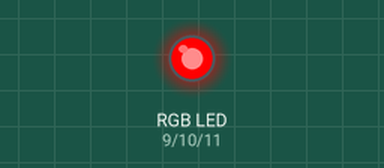
This sketch was run on a simulated Arduino Uno, built with avr-gcc and run on an emulated ATmega328P. Parts: an RGB LED mixed from three pins (HIGH = lit).

Above: at 0.1 s.
At 1.4 s:
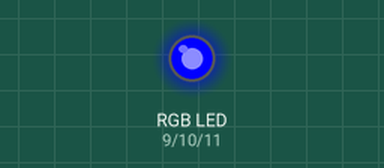
At 2.2 s:
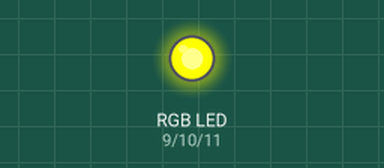
At 7.3 s:
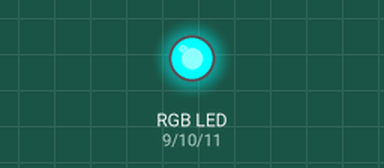
At 8.1 s:
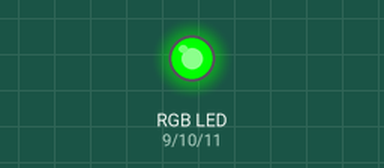
At 15.1 s:
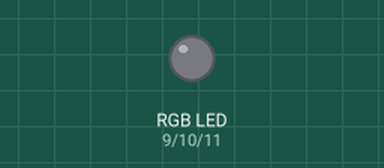
Timing chart, 0 to 16.6 s (numbered marks = the images above):
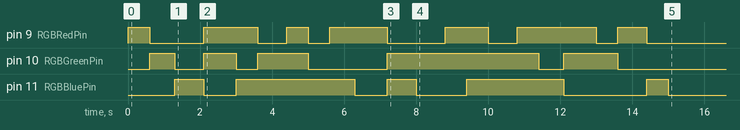

Measured:
- by itself, pin 9 (RGBRedPin): LOW → HIGH at 0.00 s, → LOW 0.60 s later, → HIGH 1.5 s later, → LOW 1.5 s later, … (14 changes in this stretch)
- by itself, pin 10 (RGBGreenPin): LOW → HIGH at 0.60 s, → LOW 0.70 s later, → HIGH 0.80 s later, → LOW 0.90 s later, … (10 changes in this stretch)
- by itself, pin 11 (RGBBluePin): LOW → HIGH at 1.3 s, → LOW 0.80 s later, → HIGH 0.90 s later, → LOW 3.3 s later, … (10 changes in this stretch)

The sketch:

lab2_level2.ino
```cpp
// C++ code
// Emre YILMAZ
int RGBRedPin = 9;    //The red RGB LED is connected pin 9 of the Arduino.
int RGBGreenPin = 10; //The green RGB LED is connected pin 10 of the Arduino.
int RGBBluePin = 11;  //The blue RGB LED is connected pin 11 of the Arduino.
int time1 = 600; // Set to 600 millisecond
int time2 = 700; // Set to 700 millisecond
int time3 = 800; // Set to 800 millisecond
int time4 = 900; // Set to 900 millisecond
void setup() { //The Setup function runs once.
  pinMode(RGBRedPin, OUTPUT);    //Setup red RGB LED pin as an output pin.
  pinMode(RGBGreenPin, OUTPUT);  //Setup green RGB LED pin as an output pin.
  pinMode(RGBBluePin, OUTPUT);   //Setup blue RGB LED pin as an output pin.
}
void loop() { //The loop function runs forever.
  //Display Red
  digitalWrite(RGBRedPin, HIGH); //Turn on Red
  delay(time1);               //Wait for 600 millisecond
  digitalWrite(RGBRedPin, LOW);  //Turn off Red
  //Display Green
  digitalWrite(RGBGreenPin, HIGH); //Turn on Green
  delay(time2);               //Wait for 700 millisecond
  digitalWrite(RGBGreenPin, LOW);  //Turn off Green
  //Display Blue
  digitalWrite(RGBBluePin, HIGH); //Turn on Blue
  delay(time3);               //Wait for 800 millisecond
  digitalWrite(RGBBluePin, LOW);  //Turn off Blue
  //Display Yellow
  digitalWrite(RGBRedPin, HIGH); //Turn on Red
  digitalWrite(RGBGreenPin, HIGH); // Turn on Green
  delay(time4);					// Wait for 900 millisecond
  digitalWrite(RGBRedPin, LOW); //Turn on Red
  digitalWrite(RGBGreenPin, LOW); // Turn on Green
  //Display Magenta
  digitalWrite(RGBRedPin, HIGH); //Turn on Red
  digitalWrite(RGBBluePin, HIGH); //Turn on Blue
  delay(time1);					 // Wait for 600 millisecond
  digitalWrite(RGBRedPin, LOW); // Turn off Red
  digitalWrite(RGBBluePin, LOW); // Turn off Blue
  //Display Cyan
  digitalWrite(RGBBluePin, HIGH); //Turn on Blue
  digitalWrite(RGBGreenPin, HIGH); //Turn on Green
  delay(time3);				   // Wait for 800 millisecond
  digitalWrite(RGBBluePin, LOW); //Turn off Blue
  digitalWrite(RGBGreenPin, LOW); //Turn off Green
  //Display White
  digitalWrite(RGBRedPin, HIGH); //Turn on Red
  digitalWrite(RGBBluePin, HIGH); //Turn on Blue
  digitalWrite(RGBGreenPin, HIGH); //Turn on Green
  delay(time1); 				//Wait for 600 millisecond -- 5 SECOND
  digitalWrite(RGBRedPin, LOW); //Turn off Red
  digitalWrite(RGBBluePin, LOW);// Turn off Blue
  digitalWrite(RGBGreenPin, LOW);// Turn off Green
  //Display Blue
  digitalWrite(RGBBluePin, HIGH); //Turn on Blue
  delay(time1);               //Wait for 600 millisecond
  digitalWrite(RGBBluePin, LOW);  //Turn off Blue
  //Display Magenta
  digitalWrite(RGBRedPin, HIGH); //Turn on Red
  digitalWrite(RGBBluePin, HIGH); //Turn on Blue
  delay(time2);					 // Wait for 700 millisecond
  digitalWrite(RGBRedPin, LOW); // Turn off Red
  digitalWrite(RGBBluePin, LOW); // Turn off Blue
  //Display Red
  digitalWrite(RGBRedPin, HIGH); //Turn on Red
  delay(time4);               //Wait for 900 millisecond
  digitalWrite(RGBRedPin, LOW);  //Turn off Red
  //Display Cyan
  digitalWrite(RGBBluePin, HIGH); //Turn on Blue
  digitalWrite(RGBGreenPin, HIGH); //Turn on Green
  delay(time3);				   // Wait for 800 millisecond
  digitalWrite(RGBBluePin, LOW); //Turn off Blue
  digitalWrite(RGBGreenPin, LOW); //Turn off Green
  //Display Green
  digitalWrite(RGBGreenPin, HIGH); //Turn on Green
  delay(time3);               //Wait for 800 millisecond
  digitalWrite(RGBGreenPin, LOW);  //Turn off Green
  //Display Yellow
  digitalWrite(RGBRedPin, HIGH); //Turn on Red
  digitalWrite(RGBGreenPin, HIGH); // Turn on Green
  delay(time1);					// Wait for 600 millisecond
  digitalWrite(RGBRedPin, LOW); //Turn on Red
  digitalWrite(RGBGreenPin, LOW); // Turn on Green
  //Display White
  digitalWrite(RGBRedPin, HIGH); //Turn on Red
  digitalWrite(RGBBluePin, HIGH); //Turn on Blue
  digitalWrite(RGBGreenPin, HIGH); //Turn on Green
  delay(time1); 				//Wait for 600 millisecond -- 10 SECOND
  digitalWrite(RGBRedPin, LOW); //Turn off Red
  digitalWrite(RGBBluePin, LOW);// Turn off Blue
  digitalWrite(RGBGreenPin, LOW);// Turn off Green
  //Display Cyan
  digitalWrite(RGBBluePin, HIGH); //Turn on Blue
  digitalWrite(RGBGreenPin, HIGH); //Turn on Green
  delay(time3);				   // Wait for 800 millisecond
  digitalWrite(RGBBluePin, LOW); //Turn off Blue
  digitalWrite(RGBGreenPin, LOW); //Turn off Green
  //Display White
  digitalWrite(RGBRedPin, HIGH); //Turn on Red
  digitalWrite(RGBBluePin, HIGH); //Turn on Blue
  digitalWrite(RGBGreenPin, HIGH); //Turn on Green
  delay(time1); 				//Wait for 600 millisecond
  digitalWrite(RGBRedPin, LOW); //Turn off Red
  digitalWrite(RGBBluePin, LOW);// Turn off Blue
  digitalWrite(RGBGreenPin, LOW);// Turn off Green
  //Display Magenta
  digitalWrite(RGBRedPin, HIGH); //Turn on Red
  digitalWrite(RGBBluePin, HIGH); //Turn on Blue
  delay(time2);					 // Wait for 700 millisecond
  digitalWrite(RGBRedPin, LOW); // Turn off Red
  digitalWrite(RGBBluePin, LOW); // Turn off Blue
  //Display Yellow
  digitalWrite(RGBRedPin, HIGH); //Turn on Red
  digitalWrite(RGBGreenPin, HIGH); // Turn on Green
  delay(time4);					// Wait for 900 millisecond
  digitalWrite(RGBRedPin, LOW); //Turn on Red
  digitalWrite(RGBGreenPin, LOW); // Turn on Green
  //Display Green
  digitalWrite(RGBGreenPin, HIGH); //Turn on Green
  delay(time1);               //Wait for 600 millisecond
  digitalWrite(RGBGreenPin, LOW);  //Turn off Green
  //Display Red
  digitalWrite(RGBRedPin, HIGH); //Turn on Red
  delay(time3);               //Wait for 800 millisecond
  digitalWrite(RGBRedPin, LOW);  //Turn off Red
  //Display Blue
  digitalWrite(RGBBluePin, HIGH); //Turn on Blue
  delay(time1);               //Wait for 600 millisecond -- 15 SECOND
  digitalWrite(RGBBluePin, LOW);  //Turn off Blue
  delay(100000000);          // To stop the program

}
```
